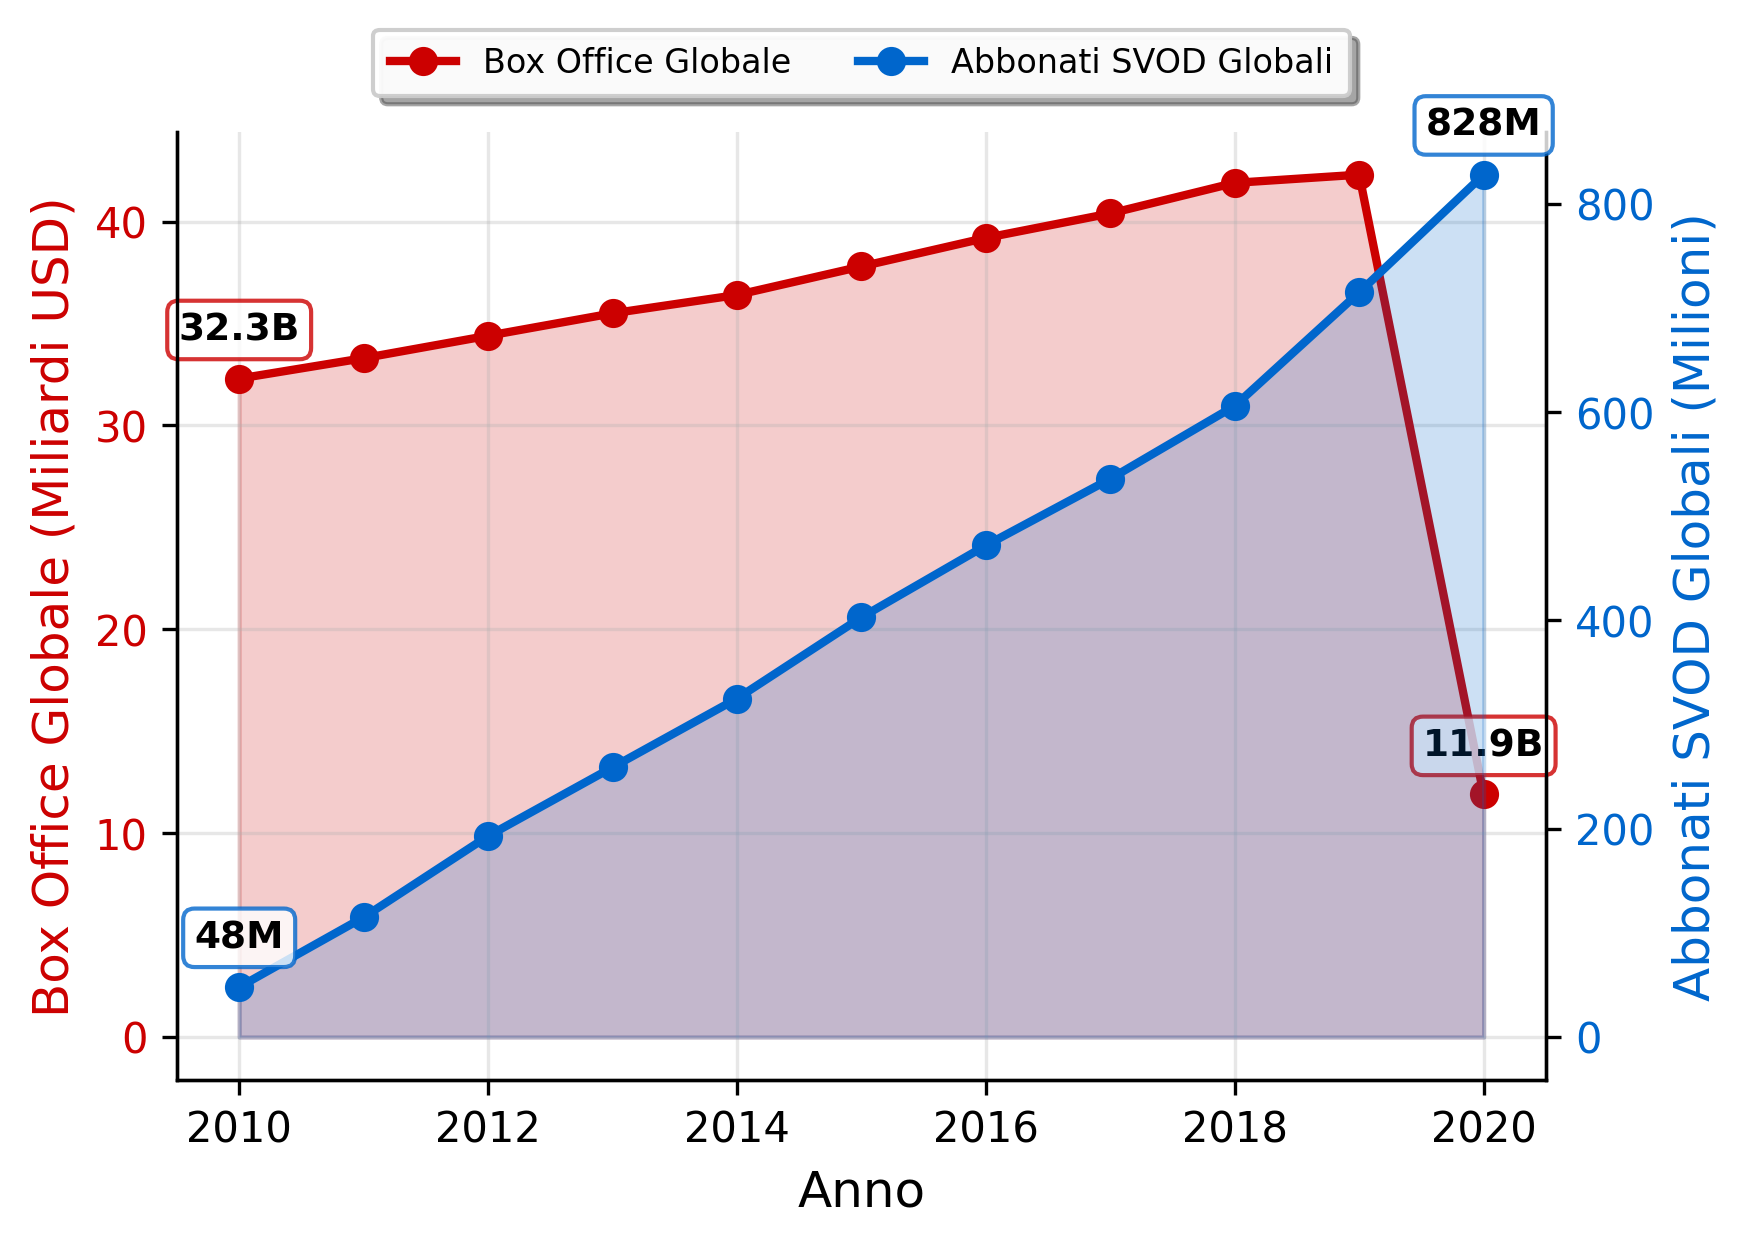

Recreate this plot in Python.
import pandas as pd
import matplotlib.pyplot as plt
import os

# Ottiene il percorso del file CSV nella stessa directory dello script
csv_path = os.path.join(os.path.dirname(__file__), "boxoffice_vs_svod_2010_2021.csv")
df = pd.read_csv(csv_path)

# Conversione dei campi numerici
df["Year"] = pd.to_numeric(df["Year"], errors="coerce")
df["GlobalBoxOffice_BillionUSD"] = pd.to_numeric(df["GlobalBoxOffice_BillionUSD"], errors="coerce")
df["GlobalSVODSubscribers_Millions"] = pd.to_numeric(df["GlobalSVODSubscribers_Millions"], errors="coerce")

# Rimuove eventuali valori NaN
df = df.dropna()

# Ordina per anno
df = df.sort_values("Year")

# Crea il grafico con doppio asse Y
fig, ax1 = plt.subplots(figsize=(9,6), facecolor='white')
ax1.set_facecolor('white')

# Primo asse Y - Box Office (sinistra)
color1 = '#cc0000'
ax1.set_xlabel('Anno', fontsize=12)
ax1.set_ylabel('Box Office Globale (Miliardi USD)', color=color1, fontsize=12)
line1 = ax1.plot(df["Year"], df["GlobalBoxOffice_BillionUSD"], marker="o", linestyle="-", 
                 color=color1, linewidth=2, markersize=6, label="Box Office Globale")
ax1.fill_between(df["Year"], df["GlobalBoxOffice_BillionUSD"], color=color1, alpha=0.2)
ax1.tick_params(axis='y', labelcolor=color1)

# Secondo asse Y - SVOD Subscribers (destra)
ax2 = ax1.twinx()
color2 = '#0066cc'
ax2.set_ylabel('Abbonati SVOD Globali (Milioni)', color=color2, fontsize=12)
line2 = ax2.plot(df["Year"], df["GlobalSVODSubscribers_Millions"], marker="o", linestyle="-", 
                 color=color2, linewidth=2, markersize=6, label="Abbonati SVOD Globali")
ax2.fill_between(df["Year"], df["GlobalSVODSubscribers_Millions"], color=color2, alpha=0.2)
ax2.tick_params(axis='y', labelcolor=color2)

# Griglia
ax1.grid(True, alpha=0.3)

# Etichette per punti chiave
# Box Office - primo e ultimo punto
box_first_year = df["Year"].iloc[0]
box_first_value = df["GlobalBoxOffice_BillionUSD"].iloc[0]
box_last_year = df["Year"].iloc[-1]
box_last_value = df["GlobalBoxOffice_BillionUSD"].iloc[-1]

ax1.text(box_first_year, box_first_value + 1.5, f"{box_first_value:.1f}B", ha="center", va="bottom", 
         fontsize=9, fontweight='bold',
         bbox=dict(boxstyle="round,pad=0.3", facecolor="white", edgecolor=color1, alpha=0.8))
ax1.text(box_last_year, box_last_value + 1.5, f"{box_last_value:.1f}B", ha="center", va="bottom", 
         fontsize=9, fontweight='bold',
         bbox=dict(boxstyle="round,pad=0.3", facecolor="white", edgecolor=color1, alpha=0.8))

# SVOD - primo e ultimo punto
svod_first_value = df["GlobalSVODSubscribers_Millions"].iloc[0]
svod_last_value = df["GlobalSVODSubscribers_Millions"].iloc[-1]

ax2.text(box_first_year, svod_first_value + 30, f"{svod_first_value}M", ha="center", va="bottom", 
         fontsize=9, fontweight='bold',
         bbox=dict(boxstyle="round,pad=0.3", facecolor="white", edgecolor=color2, alpha=0.8))
ax2.text(box_last_year, svod_last_value + 30, f"{svod_last_value}M", ha="center", va="bottom", 
         fontsize=9, fontweight='bold',
         bbox=dict(boxstyle="round,pad=0.3", facecolor="white", edgecolor=color2, alpha=0.8))

# Combina le legende di entrambi gli assi
lines1, labels1 = ax1.get_legend_handles_labels()
lines2, labels2 = ax2.get_legend_handles_labels()
ax1.legend(lines1 + lines2, labels1 + labels2, loc='upper left', 
           frameon=True, fancybox=True, shadow=True, facecolor='white', edgecolor='#cccccc', 
           framealpha=0.95, fontsize=10, borderpad=0.8)

# Rimuovi margini superiori e destro
ax1.spines['top'].set_visible(False)
ax2.spines['top'].set_visible(False)

# Configura le proporzioni del subplot
plt.subplots_adjust(left=0.11, bottom=0.083, right=0.617, top=0.61, wspace=0.2, hspace=0.2)

# Salva il grafico come immagine
output_path = os.path.join(os.path.dirname(__file__), "boxoffice_vs_svod_chart.png")
plt.savefig(output_path, dpi=300, bbox_inches='tight', facecolor='white')
print(f"Grafico salvato come: {output_path}")

plt.show()
